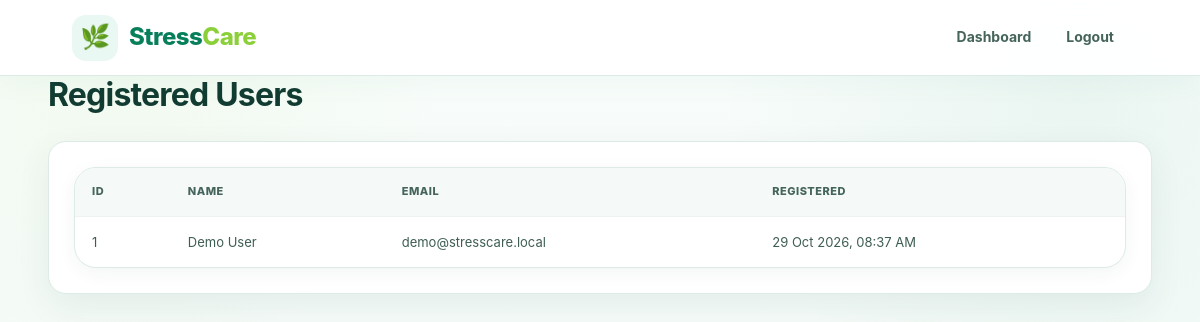
Page /admin/users.php (signed in) on the committed database.
### tables this page shows
CREATE TABLE users (
    id INT AUTO_INCREMENT PRIMARY KEY,
    name VARCHAR(100) NOT NULL,
    email VARCHAR(150) NOT NULL UNIQUE,
    password VARCHAR(255) NOT NULL,
    created_at TIMESTAMP DEFAULT CURRENT_TIMESTAMP
);

### admin/users.php (the view)
<?php require_once __DIR__.'/../config/database.php';require_once __DIR__.'/../config/session.php';requireAdmin();$r=$conn->query('SELECT id,name,email,created_at FROM users ORDER BY created_at DESC');?><!doctype html><html><head><meta charset="utf-8"><meta name="viewport" content="width=device-width,initial-scale=1"><title>Users</title><link rel="stylesheet" href="../assets/css/style.css"></head><body><header class="navbar"><a class="logo" href="dashboard.php"><div class="logo-icon">🌿</div><span>Stress<span>Care</span></span></a><div class="nav-links"><a class="nav-btn" href="dashboard.php">Dashboard</a><a class="nav-btn" href="logout.php">Logout</a></div></header><main class="container"><div class="title"><h2>Registered Users</h2></div><div class="card"><div class="table-wrap"><table><tr><th>ID</th><th>Name</th><th>Email</th><th>Registered</th></tr><?php while($x=$r->fetch_assoc()):?><tr><td><?=$x['id']?></td><td><?=htmlspecialchars($x['name'])?></td><td><?=htmlspecialchars($x['email'])?></td><td><?=date('d M Y, h:i A',strtotime($x['created_at']))?></td></tr><?php endwhile;?></table></div></div></main></body></html>

### assets/css/style.css (style rules this page uses)
:root { --primary: #087f5b; --primary-dark: #056044; --primary-deep: #04513b; --lime: #8bcf39; --lime-light: #edf8df; --primary-light: #e9f8f2; --primary-soft: #f3fbf7; --text: #123c32; --text-dark: #173f35; --muted: #71847c; --muted-light: #8da09a; --white: #ffffff; --background: #f5faf8; --background-dark: #edf7f3; --border: #dcebe5; --border-light: #eaf2ef; --success: #2d9b61; --success-light: #eaf8ef; --warning: #d89c20; --warning-light: #fff6dc; --danger: #d95353; --danger-light: #fff0f0; --info: #4385ad; --info-light: #eef7ff; --shadow-sm: 0 5px 18px rgba(18, 60, 50, 0.05); --shadow: 0 12px 35px rgba(18, 60, 50, 0.07); --shadow-lg: 0 20px 55px rgba(8, 127, 91, 0.11); --radius-sm: 10px; --radius: 18px; --radius-lg: 24px; --radius-xl: 30px; --transition: 0.2s ease; }
* { box-sizing: border-box; }
html { scroll-behavior: smooth; }
body { margin: 0; padding: 0; font-family: Inter, "Segoe UI", Roboto, Arial, sans-serif; color: var(--text); background: radial-gradient( circle at 10% 5%, rgba(139, 207, 57, 0.06), transparent 25% ), radial-gradient( circle at 90% 10%, rgba(8, 127, 91, 0.06), transparent 28% ), linear-gradient( 180deg, #f9fdfb 0%, #eef8f4 100% ); min-height: 100vh; line-height: 1.6; }
a { color: inherit; text-decoration: none; }
.container { width: min(1160px, 92%); margin-left: auto; margin-right: auto; }
.navbar { width: 100%; min-height: 76px; display: flex; align-items: center; justify-content: space-between; padding: 0 6%; background: rgba(255, 255, 255, 0.95); border-bottom: 1px solid var(--border); box-shadow: 0 8px 28px rgba(8, 127, 91, 0.04); position: sticky; top: 0; z-index: 100; backdrop-filter: blur(14px); }
.logo, .brand { display: inline-flex; align-items: center; gap: 11px; color: var(--primary); font-size: 24px; font-weight: 850; letter-spacing: -0.5px; }
.logo-icon, .brand-mark { width: 46px; height: 46px; display: flex; align-items: center; justify-content: center; border-radius: 14px; background: var(--primary-light); font-size: 24px; }
.logo span span, .brand span span { color: var(--lime); }
.nav-links { display: flex; align-items: center; gap: 7px; flex-wrap: wrap; }
.nav-links a { padding: 10px 14px; border-radius: 11px; color: #45645c; font-size: 14px; font-weight: 700; transition: var(--transition); }
h1, h2, h3, h4, h5, h6 { color: var(--text); line-height: 1.2; margin-top: 0; }
h2 { font-size: 32px; letter-spacing: -0.8px; }
.card { background: var(--white); border: 1px solid var(--border); border-radius: var(--radius); padding: 25px; box-shadow: var(--shadow); transition: transform var(--transition), border-color var(--transition), box-shadow var(--transition); }
.table-wrap { width: 100%; overflow-x: auto; background: var(--white); border: 1px solid var(--border); border-radius: 22px; box-shadow: var(--shadow-sm); }
table { width: 100%; border-collapse: collapse; min-width: 820px; }
th, td { padding: 15px 17px; border-bottom: 1px solid #edf3f0; text-align: left; vertical-align: top; }
th { color: #45645c; background: #f5faf8; font-size: 11px; font-weight: 800; text-transform: uppercase; letter-spacing: .5px; }
td { color: #3e5d55; font-size: 13px; }
tbody tr:last-child td { border-bottom: none; }

### rows in the picture
users: id "1", name "Demo User", email "demo@stresscare.local", created_at "29 Oct 2026, 08:37 AM"
